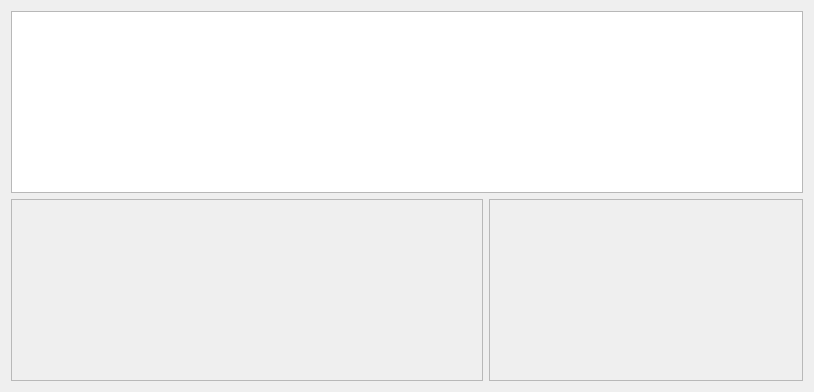
<?xml version="1.0" encoding="UTF-8"?>
<ui version="4.0">
 <class>VcsEventWidget</class>
 <widget class="QWidget" name="VcsEventWidget">
  <property name="geometry">
   <rect>
    <x>0</x>
    <y>0</y>
    <width>814</width>
    <height>392</height>
   </rect>
  </property>
  <property name="minimumSize">
   <size>
    <width>814</width>
    <height>392</height>
   </size>
  </property>
  <property name="windowTitle">
   <string>Logview</string>
  </property>
  <layout class="QGridLayout">
   <item row="0" column="0" colspan="2">
    <widget class="QTableView" name="eventView">
     <property name="alternatingRowColors">
      <bool>true</bool>
     </property>
     <property name="selectionMode">
      <enum>QAbstractItemView::ExtendedSelection</enum>
     </property>
     <property name="selectionBehavior">
      <enum>QAbstractItemView::SelectRows</enum>
     </property>
     <property name="wordWrap">
      <bool>false</bool>
     </property>
     <property name="cornerButtonEnabled">
      <bool>false</bool>
     </property>
     <attribute name="horizontalHeaderVisible">
      <bool>true</bool>
     </attribute>
     <attribute name="verticalHeaderVisible">
      <bool>false</bool>
     </attribute>
    </widget>
   </item>
   <item row="1" column="0">
    <widget class="QTreeView" name="itemEventView">
     <property name="enabled">
      <bool>false</bool>
     </property>
     <property name="sizePolicy">
      <sizepolicy hsizetype="Expanding" vsizetype="Expanding">
       <horstretch>3</horstretch>
       <verstretch>0</verstretch>
      </sizepolicy>
     </property>
     <property name="alternatingRowColors">
      <bool>true</bool>
     </property>
     <property name="selectionMode">
      <enum>QAbstractItemView::NoSelection</enum>
     </property>
     <property name="selectionBehavior">
      <enum>QAbstractItemView::SelectRows</enum>
     </property>
     <property name="textElideMode">
      <enum>Qt::ElideRight</enum>
     </property>
     <property name="rootIsDecorated">
      <bool>false</bool>
     </property>
    </widget>
   </item>
   <item row="1" column="1">
    <widget class="QTextBrowser" name="message">
     <property name="enabled">
      <bool>false</bool>
     </property>
     <property name="sizePolicy">
      <sizepolicy hsizetype="Expanding" vsizetype="Expanding">
       <horstretch>2</horstretch>
       <verstretch>0</verstretch>
      </sizepolicy>
     </property>
     <property name="acceptRichText">
      <bool>false</bool>
     </property>
    </widget>
   </item>
  </layout>
 </widget>
 <tabstops>
  <tabstop>eventView</tabstop>
  <tabstop>message</tabstop>
 </tabstops>
 <resources/>
 <connections/>
</ui>
